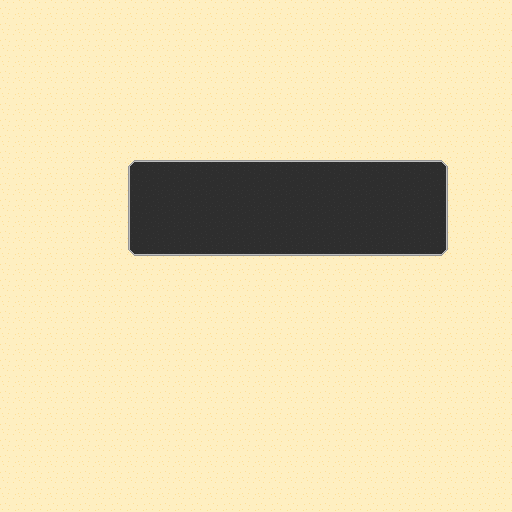

This is a level from a 2D game, rendered from its Tiled map with the project's own tilesets. A one-line summary and the complete map file follow:
An orthogonal 32x32 tile map with 16x16 px tiles, 1 tile layer (Tile Layer 1).

<map version="1.0" orientation="orthogonal" renderorder="right-down" width="32" height="32" tilewidth="16" tileheight="16" nextobjectid="1">
 <properties>
  <property name="unity:scale" value=".1" />
  <property name="unity:sortingLayerName" value="Environment" />
  <property name="unity:sortingOrder" value="1" />
 </properties>
 <tileset firstgid="1" name="Test" tilewidth="16" tileheight="16" tilecount="12" columns="3">
  <image source="../Sprites/Environment/Tilesets/TestTilesheet.png" width="48" height="64" />
 </tileset>
 <layer name="Tile Layer 1" width="32" height="32">
  <data encoding="csv">
10,10,10,10,10,10,10,10,10,10,10,10,10,10,10,10,10,10,10,10,10,10,10,10,10,10,10,10,10,10,10,10,
10,10,10,10,10,10,10,10,10,10,10,10,10,10,10,10,10,10,10,10,10,10,10,10,10,10,10,10,10,10,10,10,
10,10,10,10,10,10,10,10,10,10,10,10,10,10,10,10,10,10,10,10,10,10,10,10,10,10,10,10,10,10,10,10,
10,10,10,10,10,10,10,10,10,10,10,10,10,10,10,10,10,10,10,10,10,10,10,10,10,10,10,10,10,10,10,10,
10,10,10,10,10,10,10,10,10,10,10,10,10,10,10,10,10,10,10,10,10,10,10,10,10,10,10,10,10,10,10,10,
10,10,10,10,10,10,10,10,10,10,10,10,10,10,10,10,10,10,10,10,10,10,10,10,10,10,10,10,10,10,10,10,
10,10,10,10,10,10,10,10,10,10,10,10,10,10,10,10,10,10,10,10,10,10,10,10,10,10,10,10,10,10,10,10,
10,10,10,10,10,10,10,10,10,10,10,10,10,10,10,10,10,10,10,10,10,10,10,10,10,10,10,10,10,10,10,10,
10,10,10,10,10,10,10,10,10,10,10,10,10,10,10,10,10,10,10,10,10,10,10,10,10,10,10,10,10,10,10,10,
10,10,10,10,10,10,10,10,10,10,10,10,10,10,10,10,10,10,10,10,10,10,10,10,10,10,10,10,10,10,10,10,
10,10,10,10,10,10,10,10,1,2,2,2,2,2,2,2,2,2,2,2,2,2,2,2,2,2,2,3,10,10,10,10,
10,10,10,10,10,10,10,10,4,5,5,5,5,5,5,5,5,5,5,5,5,5,5,5,5,5,5,6,10,10,10,10,
10,10,10,10,10,10,10,10,4,5,5,5,5,5,5,5,5,5,5,5,5,5,5,5,5,5,5,6,10,10,10,10,
10,10,10,10,10,10,10,10,4,5,5,5,5,5,5,5,5,5,5,5,5,5,5,5,5,5,5,6,10,10,10,10,
10,10,10,10,10,10,10,10,4,5,5,5,5,5,5,5,5,5,5,5,5,5,5,5,5,5,5,6,10,10,10,10,
10,10,10,10,10,10,10,10,7,8,8,8,8,8,8,8,8,8,8,8,8,8,8,8,8,8,8,9,10,10,10,10,
10,10,10,10,10,10,10,10,10,10,10,10,10,10,10,10,10,10,10,10,10,10,10,10,10,10,10,10,10,10,10,10,
10,10,10,10,10,10,10,10,10,10,10,10,10,10,10,10,10,10,10,10,10,10,10,10,10,10,10,10,10,10,10,10,
10,10,10,10,10,10,10,10,10,10,10,10,10,10,10,10,10,10,10,10,10,10,10,10,10,10,10,10,10,10,10,10,
10,10,10,10,10,10,10,10,10,10,10,10,10,10,10,10,10,10,10,10,10,10,10,10,10,10,10,10,10,10,10,10,
10,10,10,10,10,10,10,10,10,10,10,10,10,10,10,10,10,10,10,10,10,10,10,10,10,10,10,10,10,10,10,10,
10,10,10,10,10,10,10,10,10,10,10,10,10,10,10,10,10,10,10,10,10,10,10,10,10,10,10,10,10,10,10,10,
10,10,10,10,10,10,10,10,10,10,10,10,10,10,10,10,10,10,10,10,10,10,10,10,10,10,10,10,10,10,10,10,
10,10,10,10,10,10,10,10,10,10,10,10,10,10,10,10,10,10,10,10,10,10,10,10,10,10,10,10,10,10,10,10,
10,10,10,10,10,10,10,10,10,10,10,10,10,10,10,10,10,10,10,10,10,10,10,10,10,10,10,10,10,10,10,10,
10,10,10,10,10,10,10,10,10,10,10,10,10,10,10,10,10,10,10,10,10,10,10,10,10,10,10,10,10,10,10,10,
10,10,10,10,10,10,10,10,10,10,10,10,10,10,10,10,10,10,10,10,10,10,10,10,10,10,10,10,10,10,10,10,
10,10,10,10,10,10,10,10,10,10,10,10,10,10,10,10,10,10,10,10,10,10,10,10,10,10,10,10,10,10,10,10,
10,10,10,10,10,10,10,10,10,10,10,10,10,10,10,10,10,10,10,10,10,10,10,10,10,10,10,10,10,10,10,10,
10,10,10,10,10,10,10,10,10,10,10,10,10,10,10,10,10,10,10,10,10,10,10,10,10,10,10,10,10,10,10,10,
10,10,10,10,10,10,10,10,10,10,10,10,10,10,10,10,10,10,10,10,10,10,10,10,10,10,10,10,10,10,10,10,
10,10,10,10,10,10,10,10,10,10,10,10,10,10,10,10,10,10,10,10,10,10,10,10,10,10,10,10,10,10,10,10
</data>
 </layer>
</map>
